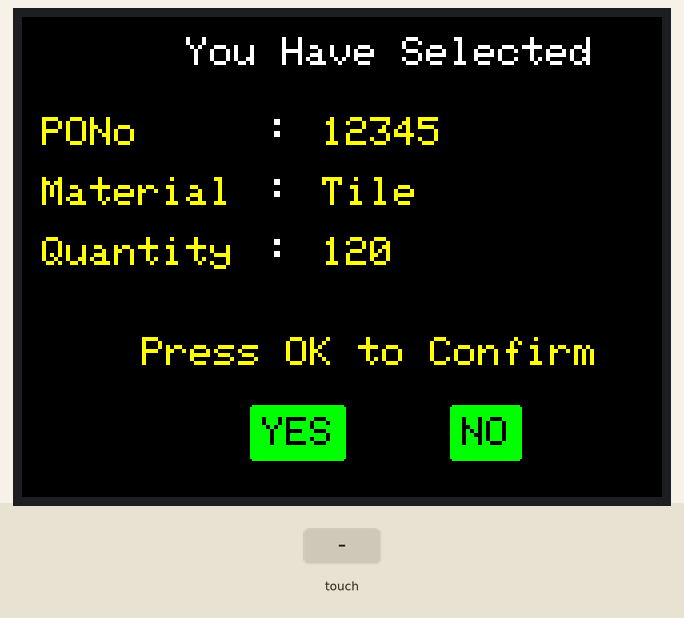
This sketch was run on a simulated Arduino Uno, built with avr-gcc and run on an emulated ATmega328P. On the bench: 320×240 colour display. The test bench sets the inputs (shaded band). What the sketch prints to the serial monitor is not drawn.

Above: at 1.5 s.
1.6 s: touch panel pressed at 38 % / 10 % of its raw x / y range
At 1.9 s:
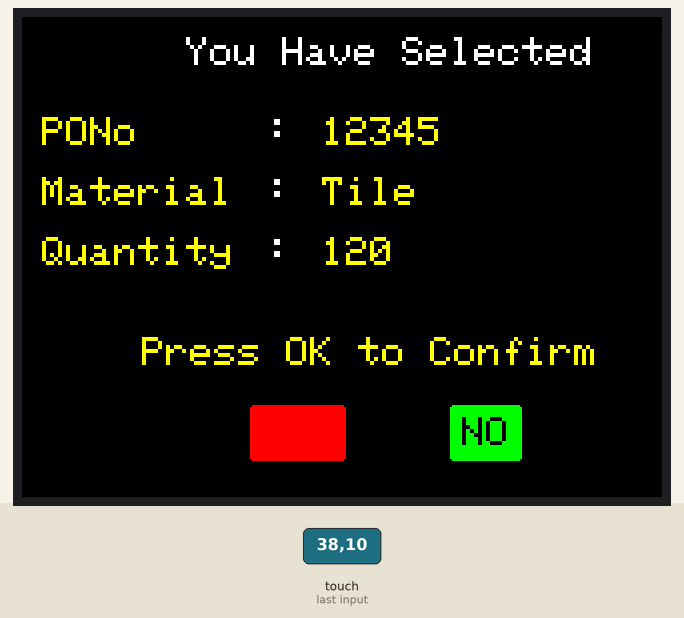
Timing chart, 0 to 4.6 s (numbered marks = the images above; inputs shaded):
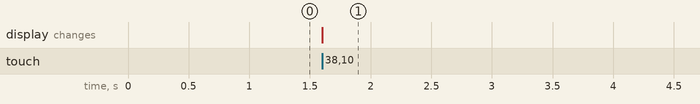

Measured:
- after the input at 1.6 s, the display: changes at once (image 1)

The sketch:

workorderScreen.ino
```cpp
// Library For TFT Lcd
#include <SPFD5408_Adafruit_GFX.h>
#include <SPFD5408_Adafruit_TFTLCD.h>
#include <SPFD5408_TouchScreen.h>
                    /******TFT LCD STUFF *******/
#if defined(__SAM3X8E__)
    #undef __FlashStringHelper::F(string_literal)
    #define F(string_literal) string_literal
#endif

//#define YP A3  // must be an analog pin, use "An" notation!
//#define XM A2  // must be an analog pin, use "An" notation!
//#define YM 9   // can be a digital pin
//#define XP 8   // can be a digital pin

#define YP A2  // must be an analog pin, use "An" notation!
#define XM A3  // must be an analog pin, use "An" notation!
#define YM 8   // can be a digital pin
#define XP 9   // can be a digital pin

#define TS_MINX 125-55
#define TS_MINY 905 //85
#define TS_MAXX 965
#define TS_MAXY 85//905
/*
#define TS_MINX 125
#define TS_MINY 85
#define TS_MAXX 965
#define TS_MAXY 905
*/
#define LCD_CS A3
#define LCD_CD A2
#define LCD_WR A1
#define LCD_RD A0
#define LCD_RESET A4

//Colors
#define Black           0x0000
#define Blue            0x001F
#define Green           0x07E0
#define Red             0xF800
#define Yellow          0xFFE0
#define White           0xFFFF
#define Orange          0xFD20
#define Pink            0xF81F
#define MINPRESSURE 10
#define MAXPRESSURE 1000
// Instantiating TouchScreen and LCD
Adafruit_TFTLCD tft(LCD_CS, LCD_CD, LCD_WR, LCD_RD, LCD_RESET);
TouchScreen ts = TouchScreen(XP, YP, XM, YM, 300);
#define BOXSIZE 40
#define PENRADIUS 3
int i=0;
/******TFT LCD STUFF ENDS *******/

String pONo1Str = "123456789012";
String materialForPONo1Str = "Tile";
String pONo2Str = "123456789012";
String materialForPONo2Str = "Mosaic";
unsigned int quantityForPONo1Count = 123;
unsigned int quantityForPONo2Count =456;

int touchAreaIndex = 0;
String touchStr;
struct touchAreaSt {
    int x1;
    int x2;
    int y1;
    int y2;
    String str;
};
struct touchAreaSt touchArea[10];

void setup()
{
    Serial.begin(9600);
    tft.reset();
    tft.begin(0x9341); // SDFP5408
    tft.setRotation(3);
    tft.fillScreen(White);
    Serial.println(F("TFT Initialized"));
    clearTouchButtons();
//    productionOrderScreen1();
//    delay(3000);
//    productionOrderScreen2();
//    delay(3000);
//    confirmStartScreen();
//    delay(3000);
getProductionOrderDetailsScreen();
}
void loop()
{
    /*
    if(buttonPressed() == true && touchStr == "SELECT") {
        Serial.println("Button Pressed.  ret String = " + touchStr);
        clearTouchButtons();
    }
    if(buttonPressed() == true && touchStr == "NEXT") {
        Serial.println("Button Pressed.  ret String = " + touchStr);
        productionOrderScreen2();
        clearTouchButtons();
    }
    if(buttonPressed() == true && touchStr == "PREV") {
        Serial.println("Button Pressed.  ret String = " + touchStr);
        productionOrderScreen1();
        clearTouchButtons();
    }  */

   if(buttonPressed() == true ) {
         if( touchStr == "YES" ){
            Serial.println(touchStr);

        } else if( touchStr == "NO" ){
            Serial.println(touchStr);
            productionOrderScreen2();
        }
    }

}
void tftDisplay(String msg,int textSize,int color,int x, int y, boolean clearFlag,int clearScreenColor)
{
    int msgLength = msg.length();
    tft.setCursor(x,y);
    tft.setTextColor(color);
    if( clearFlag) {
        tft.fillScreen(clearScreenColor);
    }
    center(msg,textSize);
}

void tftDisplayNoCenter(String msg,int textSize,int color,int x, int y, boolean clearFlag,int clearScreenColor)
{
    int msgLength = msg.length();
    tft.setCursor(x,y);
    tft.setTextSize(textSize);
    tft.setTextColor(color);
    if( clearFlag) {
        tft.fillScreen(clearScreenColor);
    }
    tft.print(msg);
}
void clearTouchButtons()
{
    for(int i=0; i < sizeof(touchArea)/sizeof(touchAreaSt); i++) {
        touchArea[i].x1 = 0;
        touchArea[i].y1 = 0;
        touchArea[i].x2 = 0;
        touchArea[i].y2 = 0;
        touchArea[i].str = "";
    }
    touchAreaIndex = 0;
}
void createTouchButton(String msg,int cursorX,int cursorY,byte textSize,int textColor,int rectColor,int buttonSelectColor)
{
    if(textSize == 0) {
        textSize = 1;
    }

    int rectRadius = textSize;
    int len = msg.length();
    int sizeXFactor[] = {0,6,12,18,24,32}; //320/(no of char for textSize)
    int xMargin[] = {0,1,6,6,6,6};
    int sizeYFactor[] = {0,8,16,24,34,40}; //240/(no of lines for textSize)
    int yMargin[] = {0,1,6,6,6,6};
    int sizeX = len * sizeXFactor[textSize];
    int sizeY = sizeYFactor[textSize] ;
    int left = cursorX - xMargin[textSize];
    int top = cursorY - yMargin[textSize];
    int horiSize = (sizeX + 2*xMargin[textSize]);
    int vertSize = (sizeY + 2*yMargin[textSize]);
    touchArea[touchAreaIndex].x1 = left;
    touchArea[touchAreaIndex].y1 = top;
    touchArea[touchAreaIndex].x2 = left + horiSize;
    touchArea[touchAreaIndex].y2 = top + vertSize;
    touchArea[touchAreaIndex].str = msg;
    String str = "Button X1= " + String(left) + " Y1 = " +  String(top) + " x2 = " +  String(touchArea[touchAreaIndex].x2) + " Y2 = " + String(touchArea[touchAreaIndex].y2) + " Msg = " + msg ;
    Serial.println(str);
    touchAreaIndex++;

    tft.fillRoundRect(left, top, horiSize, vertSize, rectRadius, rectColor);
    tft.setCursor((cursorX ), (cursorY ));
    tft.setTextSize(textSize);
    tft.setTextColor( textColor );
    tft.print(msg);
}

boolean buttonPressed() {
    if(touchAreaIndex == 0)
        return false;
    TSPoint p = ts.getPoint();
    pinMode(XM, OUTPUT);
    pinMode(YP, OUTPUT);
    if (p.z > MINPRESSURE && p.z < MAXPRESSURE) {
        p.x = map(p.x, TS_MINX, TS_MAXX, 0, tft.width());
        p.y = map(p.y, TS_MINY-40, TS_MAXY, 0, tft.height());
        Serial.print("("); Serial.print(p.x);
        Serial.print(", "); Serial.print(p.y);
        Serial.println(")");

        for(int i=0; i < sizeof(touchArea)/sizeof(touchAreaSt); i++) {
             if (( p.x >= touchArea[i].x1 && p.x <= touchArea[i].x2 && p.y >= touchArea[i].y1 && p.y <= touchArea[i].y2 )) {
                touchStr = touchArea[i].str;
                tft.fillRoundRect(touchArea[i].x1, touchArea[i].y1, touchArea[i].x2-touchArea[i].x1, touchArea[i].y2 - touchArea[i].y1, 2, Red);
                clearTouchButtons();
                return(true);
             }
        }
    }
    return false;
}
void center( String text, byte textSize )
{
    // if textSize(1)--> max char 53
    // if textSize(2)--> max char 26
    // if textSize(3)--> max char 17
    // if textSize(4)--> max char 13
    // if textSize(5)--> max char 10
    char space[6] = {0, 53, 26, 17, 13, 10};
    if(textSize == 0) {
        textSize = 1;
    }

    tft.setTextSize(textSize);
    int len = text.length();

    int x= ( space[textSize] / 2 ) - ( len / 2 );
    for(int i=0; i<=x ;i++){
        tft.print(" ");
    }
    tft.println(text);
}

void center( const char* text, int len, byte textSize )
{
    char space[6] = {0, 53, 26, 17, 13, 10};
    if(textSize == 0) {
        textSize = 1;
    }

    tft.setTextSize(textSize);
    int x= ( space[textSize] / 2 ) - ( len / 2 );
    for(int i=0; i<=x ;i++){
        tft.print(" ");
    }
    for(int i = 0; i < len; i++)
        tft.print(text[i]);
}

void productionOrderScreen1()
{
    tftDisplay("Murudeswar Ceramics ", 2, Yellow, 0, 0, true,Black);
    //tftDisplay("Pvt Ltd", 2, Yellow, 0, 30, false, Black);
    tftDisplay("ProductionOrder List", 2, White, 0, 30, false,Black);
    tft.drawLine(0,60,320,60, Red);
    tftDisplayNoCenter("PONo" , 2,Yellow ,10,90, false , Black);
    tftDisplayNoCenter(":" , 3 ,White ,120,85, false , Black);
    tftDisplayNoCenter(pONo1Str , 2,Yellow ,150,90, false , Black);

    tftDisplayNoCenter("Material" , 2,Yellow ,10,120, false , Black);
    tftDisplayNoCenter(":" , 3 ,White ,120,115, false , Black);
    tftDisplayNoCenter(materialForPONo1Str,2,Yellow ,150,120, false , Black);

    tftDisplayNoCenter("Quantity" , 2,Yellow ,10,150, false , Black);
    tftDisplayNoCenter(":" , 3 ,White ,120,145, false , Black);
    tftDisplayNoCenter("120",2,Yellow ,150,150, false , Black);

    createTouchButton("SELECT",150,200,2,Black, Green , Red);
    createTouchButton("NEXT",250,200,2,Black, Green , Red);

}

void productionOrderScreen2()
{
    tftDisplay("Murudeswar Ceramics ", 2, Yellow, 0, 0, true,Black);
    //tftDisplay("Pvt Ltd", 2, Yellow, 0, 30, false, Black);
    tftDisplay("ProductionOrder List", 2, White, 0, 30, false,Black);
    tft.drawLine(0,60,320,60, Red);
    tftDisplayNoCenter("PONo" , 2,Yellow ,10,90, false , Black);
    tftDisplayNoCenter(":" , 3 ,White ,120,85, false , Black);
    tftDisplayNoCenter(pONo2Str , 2,Yellow ,150,90, false , Black);

    tftDisplayNoCenter("Material" , 2,Yellow ,10,120, false , Black);
    tftDisplayNoCenter(":" , 3 ,White ,120,115, false , Black);
    tftDisplayNoCenter(materialForPONo2Str,2,Yellow ,150,120, false , Black);

    tftDisplayNoCenter("Quantity" , 2,Yellow ,10,150, false , Black);
    tftDisplayNoCenter(":" , 3 ,White ,120,145, false , Black);
    tftDisplayNoCenter("120",2,Yellow ,150,150, false , Black);

    createTouchButton("SELECT",150,200,2,Black, Green , Red);
    createTouchButton("PREV",250,200,2,Black, Green , Red);

}

void confirmStartScreen()
{
     tftDisplay("Check Raw Material" , 2,Yellow ,0,30, true , Black);
     tftDisplay("And" , 2,Yellow ,0,60, false , Black);
     tftDisplay("Readiness of the Machine" , 2,Yellow ,0,90, false , Black);
     tftDisplay("Press Start to Begin" , 2,Yellow ,0,120, false , Black);
     tftDisplay("Manufacturing" , 2,Yellow ,0,150, false , Black);
     createTouchButton("START",150,200,2,Black, Green , Red);
}


void getProductionOrderDetailsScreen()
{
    tftDisplay("You Have Selected" , 2,White ,10,10, true , Black);

    tftDisplayNoCenter("PONo" , 2,Yellow ,10,50, false , Black);
    tftDisplayNoCenter(":" , 3 ,White ,120,45, false , Black);
    tftDisplayNoCenter("12345" , 2,Yellow ,150,50, false , Black);

    tftDisplayNoCenter("Material" , 2,Yellow ,10,80, false , Black);
    tftDisplayNoCenter(":" , 3 ,White ,120,75, false , Black);
    tftDisplayNoCenter("Tile",2,Yellow ,150,80, false , Black);

    tftDisplayNoCenter("Quantity" , 2,Yellow ,10,110, false , Black);
    tftDisplayNoCenter(":" , 3 ,White ,120,105, false , Black);
    tftDisplayNoCenter("120",2,Yellow ,150,110, false , Black);

     tftDisplay("Press OK to Confirm",2,Yellow ,0,160, false , Black);
     createTouchButton("YES",120,200,2,Black, Green , Red);
     createTouchButton("NO",220,200,2,Black, Green , Red);

}
```
